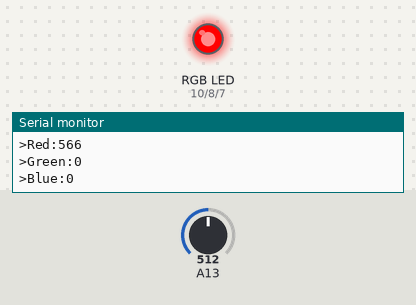
A program run on a simulated Arduino Mega 2560, built with avr-gcc and run on an emulated ATmega2560. On the bench: an RGB LED mixed from three pins (HIGH = lit), the last lines printed to the serial monitor. Inputs (shaded band) come from the test bench; at power-on: A13 = 512.

Above: at 1.2 s.
1.3 s: A13 set to 306
At 1.8 s:
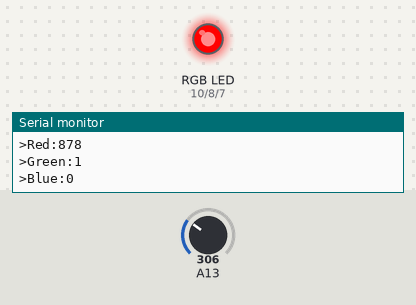
2.9 s: A13 set to 235
At 4.0 s:
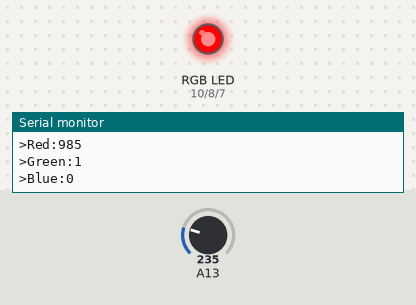
4.6 s: A13 set to 208
At 6.0 s:
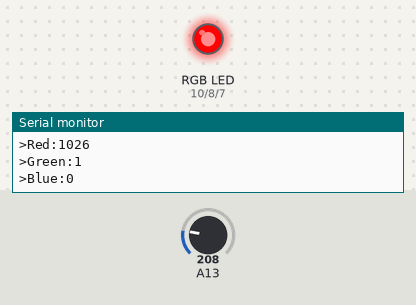
6.3 s: A13 set to 9
At 6.49 s:
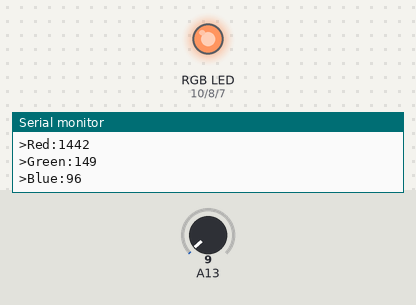
8.0 s: A13 set to 265
At 9.4 s:
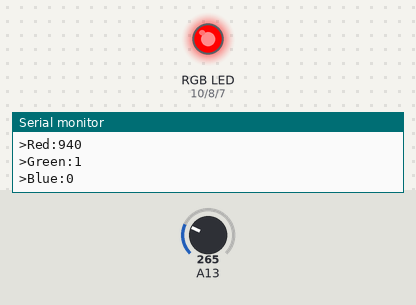
9.7 s: A13 set to 0
At 9.87 s:
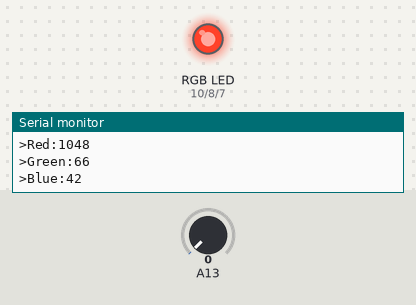
Timing chart, 0 to 12.4 s (numbered marks = the images above; inputs shaded):
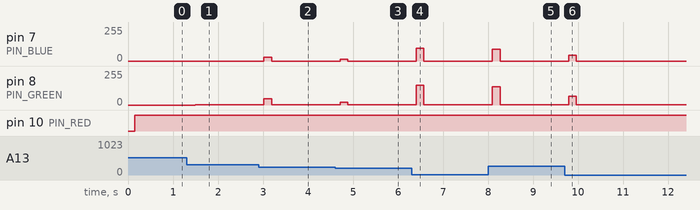

Measured:
- after the input at 1.3 s, pin 8 (PIN_GREEN): 0/255 → 1/255 after 0.20 s
- after the input at 2.9 s, pin 7 (PIN_BLUE): 0/255 → 30/255 after 0.12 s, → 0/255 0.17 s later; pin 8 (PIN_GREEN): 1/255 → 47/255 after 0.12 s, → 1/255 0.17 s later
- after the input at 4.6 s, pin 7 (PIN_BLUE): 0/255 → 14/255 after 0.11 s, → 0/255 0.17 s later; pin 8 (PIN_GREEN): 1/255 → 21/255 after 0.11 s, → 1/255 0.17 s later
- after the input at 6.3 s, pin 7 (PIN_BLUE): 0/255 → 96/255 after 0.11 s, → 0/255 0.17 s later; pin 8 (PIN_GREEN): 1/255 → 149/255 after 0.11 s, → 1/255 0.17 s later
- after the input at 8.0 s, pin 7 (PIN_BLUE): 0/255 → 89/255 after 0.10 s, → 0/255 0.17 s later; pin 8 (PIN_GREEN): 1/255 → 138/255 after 0.10 s, → 1/255 0.17 s later
- after the input at 9.7 s, pin 7 (PIN_BLUE): 0/255 → 42/255 after 0.09 s, → 0/255 0.17 s later; pin 8 (PIN_GREEN): 1/255 → 66/255 after 0.09 s, → 1/255 0.17 s later

The program:

main.cpp
```cpp
#include <Arduino.h>
// first include a library for fourier transform
#include <arduinoFFT.h>

#define MOSFET_E0 10
#define MOSFET_E1 7
#define MOSFET_FAN 9
#define MOSFET_BED 8
#define TEMP_0 13
#define Z_MAX 19

#define PIN_RED MOSFET_E0
#define PIN_GREEN MOSFET_BED
#define PIN_BLUE MOSFET_E1
#define PIN_MIC TEMP_0
#define PIN_MIC_D Z_MAX

#define SAMPLES 64              // Must be a power of 2
#define SAMPLING_FREQUENCY 1000 // Hz, must be less than 10000 due to ADC

unsigned int sampling_period_us; // Sampling period in microseconds
unsigned long microseconds;      // microseconds since program start
double vReal[SAMPLES];           // Create an array of size SAMPLES to hold real values
double vImag[SAMPLES];           // Create an array of size SAMPLES to hold imaginary values

float modules[3] = {0};  // This is where we're going to store the modules of the fourier transform
int RGB_values[3] = {0}; // This is where we're going to store the RGB values

// Number of samples to average
const int numSamples = 100;

// Circular buffer to store previous microphone readings
int micBuffer[numSamples] = {0};

arduinoFFT FFT = arduinoFFT(vReal, vImag, SAMPLES, SAMPLING_FREQUENCY); // Create an FFT object

void setup()
{
  // Initialize serial communication
  Serial.begin(115200);
  sampling_period_us = round(1000000 * (1.0 / SAMPLING_FREQUENCY)); // Set up sampling period in microseconds (1000 us)
  // Set the LED pin as an output
  pinMode(LED_BUILTIN, OUTPUT);
  pinMode(PIN_RED, OUTPUT);
  pinMode(PIN_GREEN, OUTPUT);
  pinMode(PIN_BLUE, OUTPUT);
  pinMode(PIN_MIC, INPUT);
  pinMode(PIN_MIC_D, INPUT);
}

void loop()
{
  for (int i = 0; i < SAMPLES; i++)
  {
    microseconds = micros(); // Overflows after around 70 minutes! (4294967295 us)
    vReal[i] = analogRead(PIN_MIC)-886;
    vImag[i] = 0;
    while (micros() < (microseconds + sampling_period_us))
    {
    } // empty loop
  }
  FFT.Windowing(FFT_WIN_TYP_HAMMING, FFT_FORWARD);
  FFT.Compute(FFT_FORWARD);
  // FFT.ComplexToMagnitude();

  // print the whole real array to the serial monitor
  // for (int i = 0; i < SAMPLES; i++)
  // {
  //   Serial.print(">Real:");
  //   Serial.println(vReal[i]);
  //   delay(10);
  // }
  // Serial.print(">mic:");
  // Serial.println(analogRead(PIN_MIC));

  Serial.print(">Peak: ");
  Serial.println(FFT.MajorPeak());

  for (int i = 0; i < 3; i++)
  {
    modules[i] = 0;
    RGB_values[i] = 0;
  }

  for (int i = 1; i < SAMPLES / 2; i++)
  {
    double a = pow(vReal[i], 2);
    double b = pow(vImag[i], 2);
    if (i <= SAMPLES / 6)
    {
      modules[0] += sqrt(a + b);
    }
    else if (i <= SAMPLES / 3)
    {
      modules[1] += sqrt(a + b);
    }
    else
    {
      modules[2] += sqrt(a + b);
    }
  }

  for (int i = 0; i < 3; i++)
  {
    modules[i] /= SAMPLES / 6;
  }

  // convert modules to RGB values
  RGB_values[0] = modules[0];// / 100;
  RGB_values[1] = modules[1];// * 2;
  RGB_values[2] = modules[2];// * 2;

  for (int i = 0; i < 3; i++)
  {
    RGB_values[i] = modules[i];
  }

  Serial.print(">Red:");
  Serial.println(RGB_values[0]);
  Serial.print(">Green:");
  Serial.println(RGB_values[1]);
  Serial.print(">Blue:");
  Serial.println(RGB_values[2]);

  // limit all the brightnesses between 0 and 255
  for (int i = 0; i < 3; i++)
  {
    if (RGB_values[i] > 255)
    {
      RGB_values[i] = 255;
    }
    else if (RGB_values[i] < 0)
    {
      RGB_values[i] = 0;
    }
  }
  analogWrite(PIN_RED, RGB_values[0]);
  analogWrite(PIN_GREEN, RGB_values[1]);
  analogWrite(PIN_BLUE, RGB_values[2]);

  delay(25);
}
```
